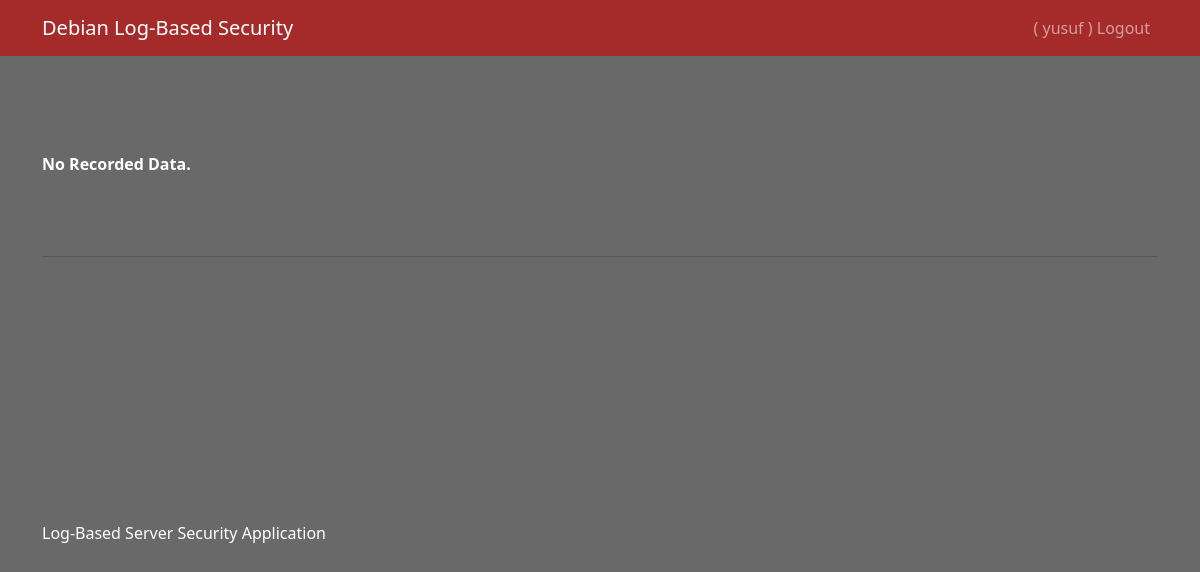
The page /select/blockedlist/ (signed in) on the database as committed earlier.
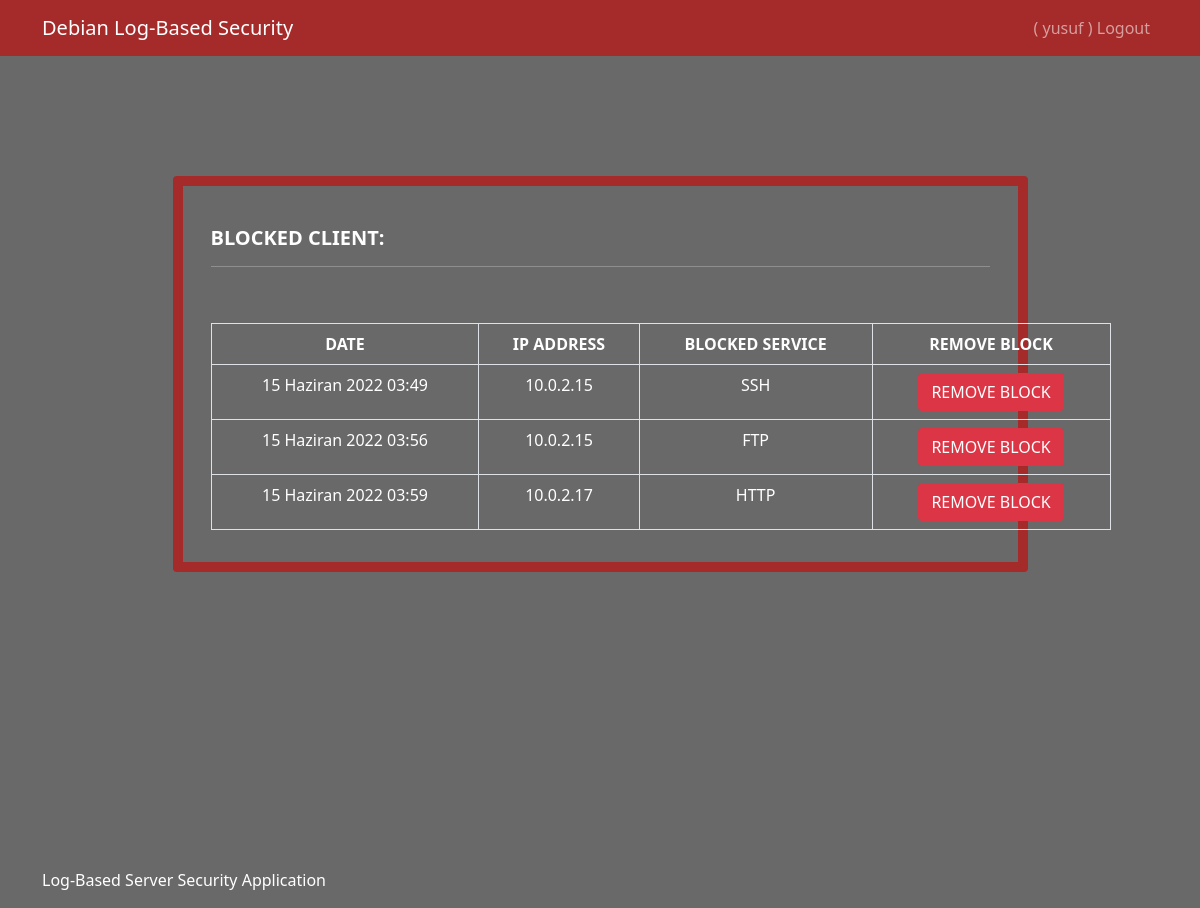
The same page on the database as committed later.
### Configuration/models.py (models this page shows)
class blocklist(models.Model):
    date = models.DateTimeField(auto_now_add=True)
    ip = models.CharField(max_length=100)
    service = models.CharField(max_length=100)

### Configuration/views.py (the view)
# urls.py: path('blockedlist/', views.blockedlist, name='blockedlist'),
def blockedlist(request):
    if request.method == 'POST':
        ip = request.POST['noblock']
        service = request.POST['service']
        if service == "SSH":
            delete_rule = subprocess.check_output(f'sudo ufw delete deny proto tcp from {ip} to any port 22', shell=True)
            blocklist.objects.filter(ip = ip, service = service).delete()
        if service == "FTP":
            delete_rule = subprocess.check_output(f'sudo ufw delete deny proto tcp from {ip} to any port 21', shell=True)
            blocklist.objects.filter(ip = ip, service = service).delete()
        if service == "HTTP":
            delete_rule = subprocess.check_output(f'sudo ufw delete deny proto tcp from {ip} to any port 80', shell=True)
            blocklist.objects.filter(ip = ip, service = service).delete()
        return redirect('blockedlist')
    else:
        blocks = blocklist.objects.all()
        context = {
            'blocks':  blocks
        }
        return render(request, "pages/blockedlist.html", context)

### templates/pages/blockedlist.html (shortened to what this page needs)
{% extends 'layout.html' %}
{% block content %}
{% if user.is_authenticated %}
{% if blocks %}
<br><br><br>
<div class="row justify-content-center align-items-center">
<div class="card my-5 w-75" style="background-color:#696969; border-color:#A52A2A; border-width:10px; color:white;">
    <div class="card-body">
    <h5 class="card-title">
        <br><b>BLOCKED CLIENT:</b>
        <hr color:"#696969"></hr>
    </h5>
    <p class="card-text">
        <br>
        <table align="center" class="table table-bordered" style="width:900px;">
            <tr>
                <thead align="center" style="color:white;">
                <td><b>DATE</b></td>
                <td><b>IP ADDRESS</b></td>
                <td><b>BLOCKED SERVICE</b></td>
                <td><b>REMOVE BLOCK</b></td>
                </thead>
             </tr>
             <tbody>
            {% for data in blocks %}
             <tr align="center" style="color:white;">
                <td>{{data.date}}</td>
                <td>{{data.ip}}</td>
                <td>{{data.service}}</td>
                <td align="center"><form action="{% url 'blockedlist' %}" method='POST'><input type="submit" class="btn btn-danger" value="REMOVE BLOCK"></form></td>
             </tr>
             {% endfor %}
            </tbody>
        </table>
    </p>
    </div>
</div>
</div>
{% else %}
        <br><br><br><br>
        <b><p align="left" style="color:white;">No Recorded Data.</p></b>
        <br><br>
        <hr color:"#696969">
{% endif %}
<br><br><br><br><br><br><br><br><br>
{% else %}
<br>
<h1> Error ! </h1>
{% endif %}
{% endblock %}

Rows that differ between the two databases and show on the page:
added blocklist: date "15 Haziran 2022 03:49", ip "10.0.2.15", service "SSH"
added blocklist: date "15 Haziran 2022 03:56", ip "10.0.2.15", service "FTP"
added blocklist: date "15 Haziran 2022 03:59", ip "10.0.2.17", service "HTTP"
Other text that changed with them:
text no longer shown: "No Recorded Data."
text now shown: "BLOCKED CLIENT: DATE IP ADDRESS BLOCKED SERVICE REMOVE BLOCK"
